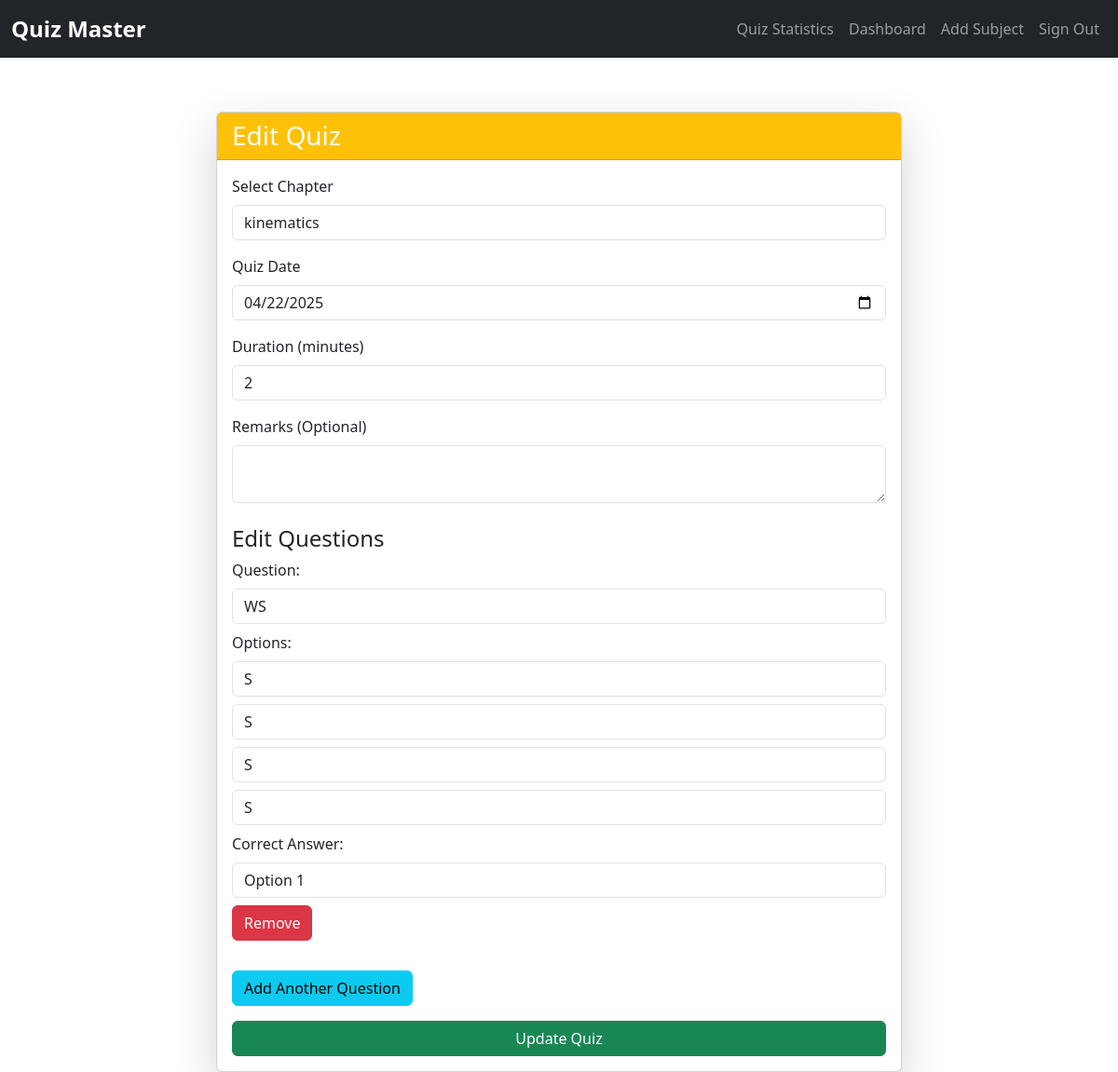
Page /edit_quiz/2 (signed in) on the committed database.
### app.py (models this page shows)
class Quiz(db.Model):
    id = db.Column(db.Integer, primary_key=True)
    chapter_id = db.Column(db.Integer, db.ForeignKey('chapter.id'), nullable=False)
    date_of_quiz = db.Column(db.DateTime, nullable=False)
    time_duration = db.Column(db.Integer)  # Duration in minutes
    remarks = db.Column(db.Text)
    questions = db.relationship('Question', backref='quiz',cascade="all, delete", lazy=True)
    scores = db.relationship('Score', backref='quiz',cascade="all, delete", lazy=True)

class Chapter(db.Model):
    id = db.Column(db.Integer, primary_key=True)
    name = db.Column(db.String(100), nullable=False)
    description = db.Column(db.Text)
    subject_id = db.Column(db.Integer, db.ForeignKey('subject.id'), nullable=False)
    quizzes = db.relationship('Quiz', backref='chapter',cascade="all, delete", lazy=True)

class Question(db.Model):
    id = db.Column(db.Integer, primary_key=True)
    quiz_id = db.Column(db.Integer, db.ForeignKey('quiz.id'), nullable=False)
    question_statement = db.Column(db.Text, nullable=False)
    option1 = db.Column(db.String(200), nullable=False)
    option2 = db.Column(db.String(200), nullable=False)
    option3 = db.Column(db.String(200), nullable=False)
    option4 = db.Column(db.String(200), nullable=False)
    correct_option = db.Column(db.Integer, nullable=False)  # 1-4 representing the correct option

### app.py (the view, shortened to what this page needs)
@app.route('/edit_quiz/<int:quiz_id>', methods=['GET', 'POST'])
@login_required
def edit_quiz(quiz_id):
    if not current_user.is_admin:
        flash('Unauthorized access.', 'danger')
        return redirect(url_for('landing'))
    quiz = Quiz.query.get_or_404(quiz_id)
    chapters = Chapter.query.all()  # Fetch all chapters
    return render_template('edit_quiz.html', quiz=quiz, chapters=chapters)

### app.py (called while the page is built)
@login_manager.user_loader
def load_user(user_id):
    return User.query.get(int(user_id))

### templates/edit_quiz.html (shortened to what this page needs)
{% extends "base.html" %}
{% block content %}
<div class="container mt-5">
    <div class="row justify-content-center">
        <div class="col-md-8">
            <div class="card shadow-lg">
                <div class="card-header bg-warning text-white">
                    <h3 class="mb-0">Edit Quiz</h3>
                </div>
                <div class="card-body">
                    <form method="POST">
                        <div class="mb-3">
                            <label for="chapter_id" class="form-label">Select Chapter</label>
                            <select class="form-control" id="chapter_id" name="chapter_id" required>
                                {% for chapter in chapters %}
                                    <option value="{{ chapter.id }}" {% if chapter.id == quiz.chapter_id %}selected{% endif %}>
                                        {{ chapter.name }}
                                    </option>
                                {% endfor %}
                            </select>
                        </div>
                        <div class="mb-3">
                            <label for="date_of_quiz" class="form-label">Quiz Date</label>
                            <input type="date" class="form-control" id="date_of_quiz" name="date_of_quiz" value="{{ quiz.date_of_quiz.strftime('%Y-%m-%d') }}" required>
                        </div>
                        <div class="mb-3">
                            <label for="time_duration" class="form-label">Duration (minutes)</label>
                            <input type="number" class="form-control" id="time_duration" name="time_duration" value="{{ quiz.time_duration }}" min="1" required>
                        </div>
                        <div class="mb-3">
                            <label for="remarks" class="form-label">Remarks (Optional)</label>
                            <textarea class="form-control" id="remarks" name="remarks">{{ quiz.remarks }}</textarea>
                        </div>
                        <h4 class="mt-4">Edit Questions</h4>
                        <div id="questions-container">
                            {% for question in quiz.questions %}
                            <div class="question-block mb-3">
                                <label class="form-label">Question:</label>
                                <input type="text" class="form-control" name="question_statement[]" value="{{ question.question_statement }}" required>
                                <label class="form-label mt-2">Options:</label>
                                <input type="text" class="form-control mb-2" name="option1[]" value="{{ question.option1 }}" required>
                                <input type="text" class="form-control mb-2" name="option2[]" value="{{ question.option2 }}" required>
                                <input type="text" class="form-control mb-2" name="option3[]" value="{{ question.option3 }}" required>
                                <input type="text" class="form-control mb-2" name="option4[]" value="{{ question.option4 }}" required>
                                <label class="form-label">Correct Answer:</label>
                                <select class="form-control" name="correct_option[]" required>
                                    <option value="1" {% if question.correct_option == 1 %}selected{% endif %}>Option 1</option>
                                </select>
                                <button type="button" class="btn btn-danger mt-2 remove-question">Remove</button>
                            </div>
                            {% endfor %}
                        </div>
                        <button type="button" class="btn btn-info mt-3" id="add-question">Add Another Question</button>
                        <button type="submit" class="btn btn-success w-100 mt-3">Update Quiz</button>
                    </form>
                </div>
            </div>
        </div>
    </div>
</div>
{% endblock %}

### rows in the picture
Quiz: chapter_id "kinematics", date_of_quiz "04/22/2025", time_duration "2"
Question: question_statement "WS", option1 "S", option2 "S", option3 "S", option4 "S", correct_option "Option 1"
